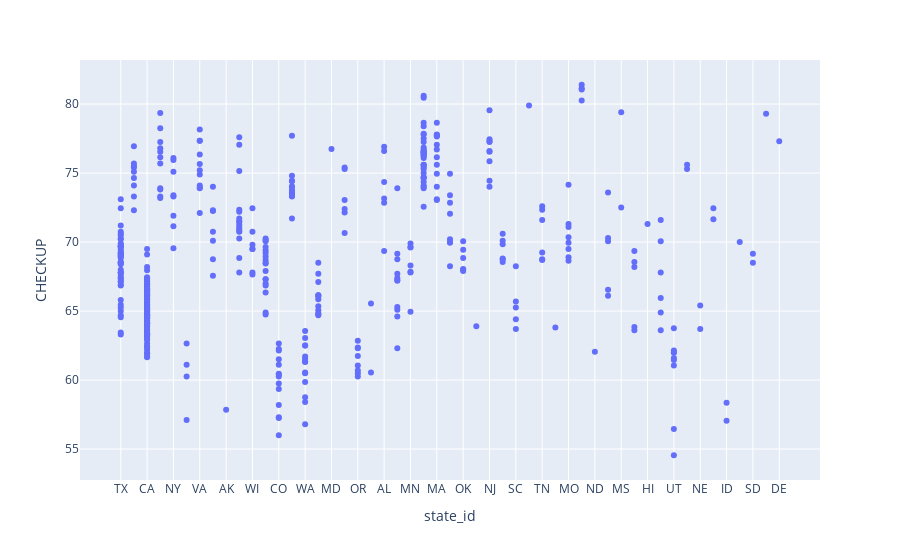

Write notebook code for a chart like this one.
### Code cell
fig = px.scatter(df100, x = 'state_id', y = 'CHECKUP')
fig.show()

### Figure 1 — Plotly figure (JSON) as saved in the notebook; plotly's stock layout.template omitted (floating-point values rounded to 4 significant figures; data arrays with more than 128 entries replaced by an {"elided": "..."} marker saying what was removed)
{"data": [{"hovertemplate": "state_id=%{x}<br>CHECKUP=%{y}<extra></extra>", "legendgroup": "", "marker": {"color": "#636efa", "symbol": "circle"}, "mode": "markers", "name": "", "orientation": "v", "showlegend": false, "type": "scatter", "x": {"elided": "497 str values"}, "xaxis": "x", "y": {"elided": "497 float values"}, "yaxis": "y"}], "layout": {"legend": {"tracegroupgap": 0}, "margin": {"t": 60}, "xaxis": {"anchor": "y", "domain": [0, 1], "title": {"text": "state_id"}}, "yaxis": {"anchor": "x", "domain": [0, 1], "title": {"text": "CHECKUP"}}}}
